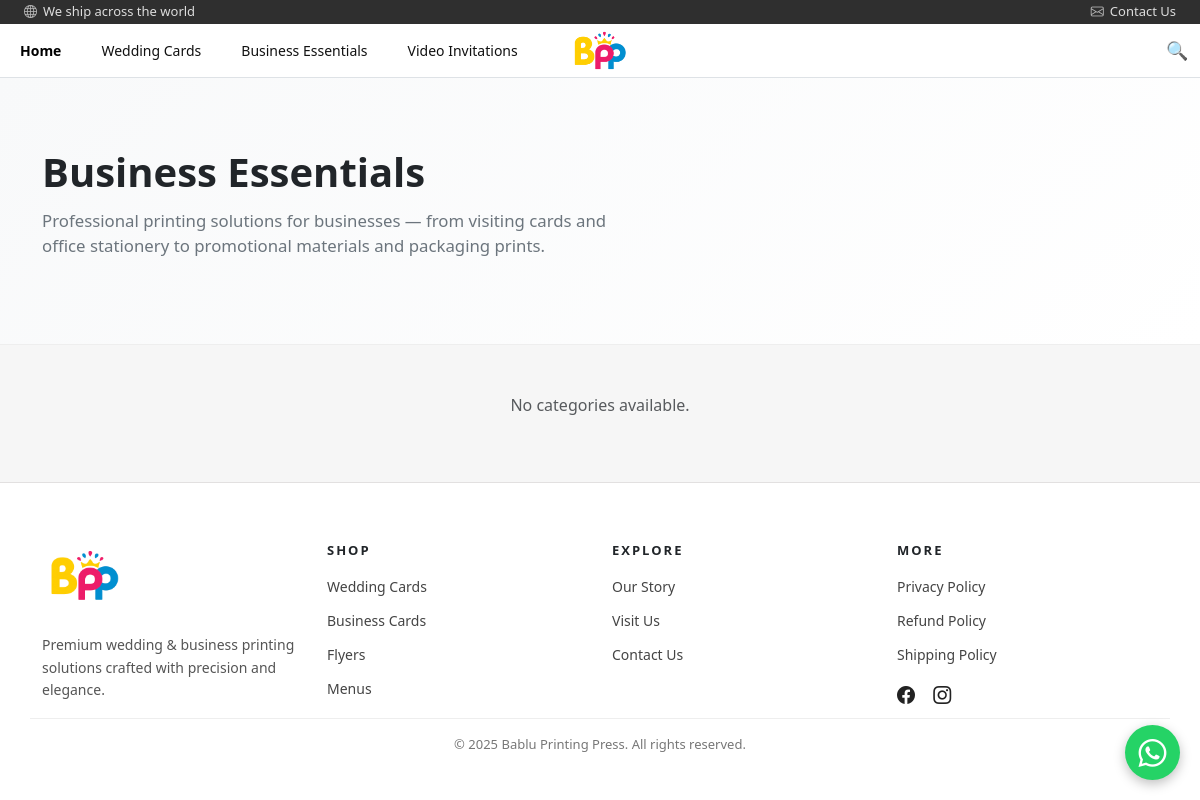
Page /catalog/business-essentials/ on the earlier database version.
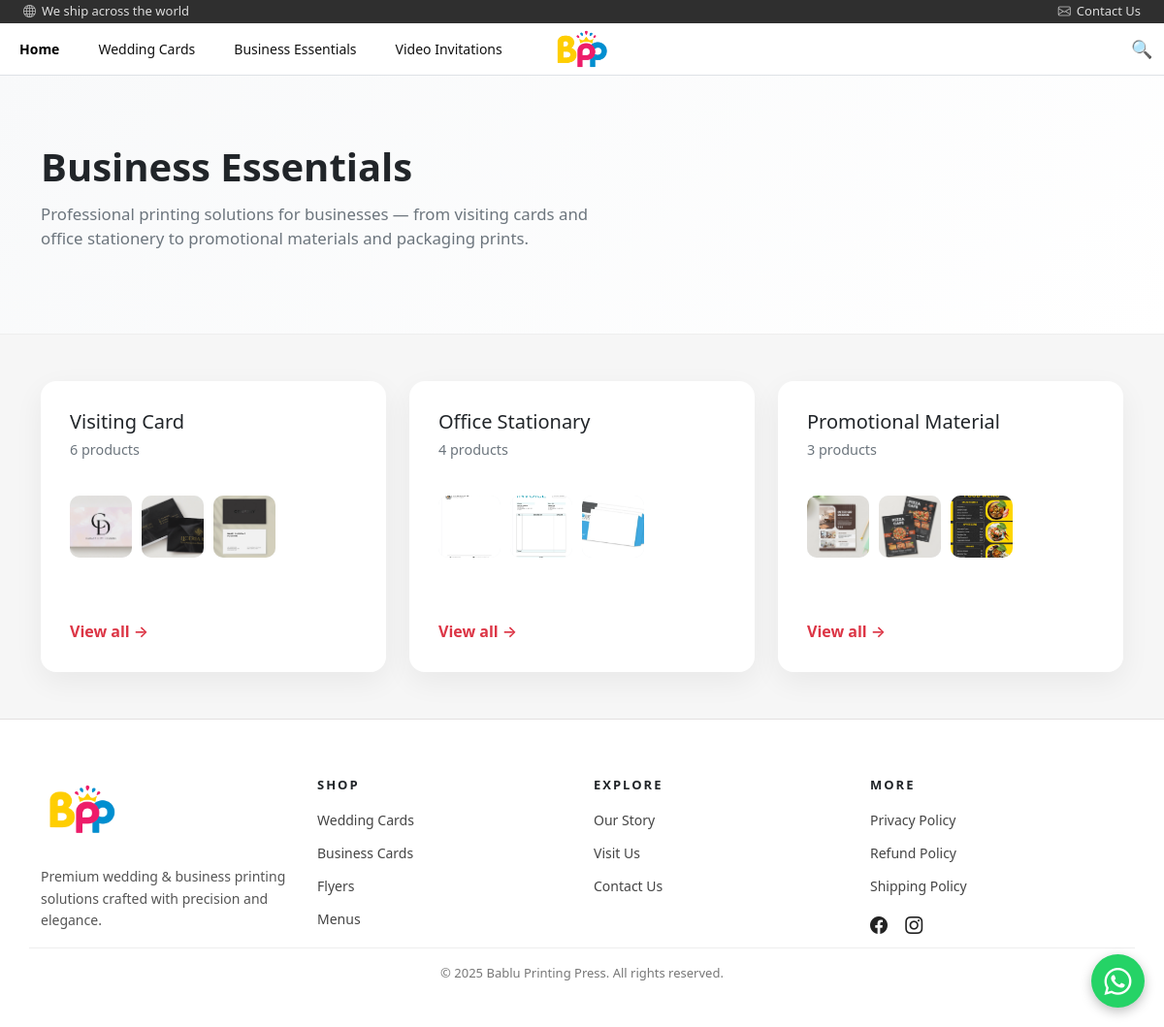
Same page on the later database version.
### catalog/models.py (models this page shows, shortened)
class Category(models.Model):
    name = models.CharField(max_length=100)
    slug = models.SlugField(unique=True)
    parent = models.ForeignKey(
        "self",
        on_delete=models.CASCADE,
        null=True,
        blank=True,
        related_name="children"
    )
    is_active = models.BooleanField(default=True)
    class Meta:
        verbose_name_plural = "Categories"

class Product(models.Model):
    category = models.ForeignKey(
        Category,
        on_delete=models.CASCADE,
        related_name="products"
    )
    name = models.CharField(max_length=150)
    slug = models.SlugField(unique=True)
    description = models.TextField(blank=True)
    starting_price = models.DecimalField(
        max_digits=10,
        decimal_places=2,
        null=True,
        blank=True,
        help_text="Starting price (e.g. 1500.00)"
    )
    price_note = models.CharField(
        max_length=100,
        blank=True,
        help_text="e.g. 'Starting from', 'Approx price', 'Per 100 cards'"
    )
    is_active = models.BooleanField(default=True)
    created_at = models.DateTimeField(auto_now_add=True)

class ProductImage(models.Model):
    product = models.ForeignKey(
        Product,
        on_delete=models.CASCADE,
        related_name="images"
    )
    image = models.ImageField(upload_to="products/images/")
    is_primary = models.BooleanField(default=False)

### catalog/views.py (the view)
# urls.py: path("business-essentials/", views.business_essentials, name="business_essentials"),
def business_essentials(request):
    parent = Category.objects.filter(
        parent__isnull=True,
        is_active=True
    ).filter(
        Q(slug__icontains='business') | Q(name__icontains='business')
    ).first()
    if parent:
        business_categories = parent.children.filter(is_active=True).prefetch_related('products__images')
    else:
        business_categories = []
    return render(request, "business_essentials.html", {
        "business_categories": business_categories,
    })

### catalog/templates/business_essentials.html (shortened to what this page needs)
{% extends "base.html" %}
{% load static %}
{% block content %}
<section class="business-hero">
    <div class="container">
        <div class="row">
            <div class="col-lg-7">
                <h1>Business Essentials</h1>
                <p>
                    Professional printing solutions for businesses — from visiting cards
                    and office stationery to promotional materials and packaging prints.
                </p>
            </div>
        </div>
    </div>
</section>
<section class="py-5">
    <div class="container">
        <div class="row g-4">
            {% for category in business_categories %}
            <div class="col-sm-6 col-lg-4">
                {% if category.parent %}
                <a href="{% url 'catalog:product_list' category.parent.slug category.slug %}" class="text-decoration-none">
                {% else %}
                <a href="{% url 'catalog:subcategory_list' category.slug %}" class="text-decoration-none">
                {% endif %}
                    <div class="business-category-card">
                        <div class="mb-3">
                            <h3 class="mb-1">{{ category.name }}</h3>
                            <span class="category-count">
                                {{ category.products.count }} products
                            </span>
                        </div>
                        <div class="category-preview-images">
                            {% for product in category.products.all|slice:":3" %}
                                {% with product.images.first as img %}
                                    {% if img %}
                                        <img src="{{ img.image.url }}" alt="{{ product.name }}">
                                    {% else %}
                                        <div class="category-preview-placeholder">
                                            {{ product.name|slice:":1" }}
                                        </div>
                                    {% endif %}
                                {% endwith %}
                            {% empty %}
                                <div class="text-muted small">No products yet</div>
                            {% endfor %}
                        </div>
                        <div class="category-action">
                            View all →
                        </div>
                    </div>
                </a>
            </div>
            {% empty %}
            <div class="col-12 text-center text-muted">
                No categories available.
            </div>
            {% endfor %}
        </div>
    </div>
</section>
{% endblock %}

### BabluPrintingPress/templates/base.html (shortened to what this page needs)
<!DOCTYPE html>
<html lang="en">
<head>
  {% load static %}
  <link rel="stylesheet" href="{% static 'css/style.css' %}">
  <link href="https://cdn.jsdelivr.net/npm/bootstrap@5.3.2/dist/css/bootstrap.min.css" rel="stylesheet">
  <link href="https://cdn.jsdelivr.net/npm/bootstrap-icons@1.11.1/font/bootstrap-icons.css" rel="stylesheet">
</head>
<body>
  <div class="page-wrapper">
  <div class="top-header">
  <div class="container-fluid px-4 d-flex justify-content-between align-items-center">
    <span class="top-left">
      <i class="bi bi-globe"></i>
      We ship across the world
    </span>
    <a href="/contact/" class="top-right">
      <i class="bi bi-envelope"></i>
      Contact Us
    </a>
  </div>
</div>
<nav class="navbar navbar-expand-lg navbar-light bg-white border-bottom animated-navbar">
  <div class="container-fluid d-flex align-items-center">
    <ul class="navbar-nav flex-row fw-medium" style="flex: 1; gap: 1.5rem;">
      <li class="nav-item">
        <a class="nav-link active" href="/">Home</a>
      </li>
      <li class="nav-item">
        <a class="nav-link" href="/catalog/wedding-cards/">Wedding Cards</a>
      </li>
      <li class="nav-item">
        <a class="nav-link" href="/catalog/business-essentials/">Business Essentials</a>
      </li>
      <li class="nav-item">
          <a class="nav-link" href="/catalog/video-invitations/">Video Invitations</a>
      </li>
    </ul>
    <a class="navbar-brand position-absolute start-50 translate-middle-x" href="/">
      <img src="{% static 'logo.png' %}" alt="Bablu Printing Press" height="65">
    </a>
    <div class="d-flex align-items-center gap-3" style="flex: 1; justify-content: flex-end;">
      <span class="nav-icon">&#128269;</span>
    </div>
  </div>
</nav>
  <main class="page-content">
    {% block content %}
    {% endblock content %}
    <a
      href="https://wa.me/919417044419?text=Hello%20Bablu%20Printing%20Press,%20I%20would%20like%20to%20enquire."
      class="whatsapp-float"
      target="_blank"
      aria-label="Chat on WhatsApp"
    >
      <i class="bi bi-whatsapp"></i>
    </a>
  </main>
<footer class="lux-footer">
  <div class="container footer-container">
    <div class="row footer-main">
      <div class="col-md-3 footer-brand">
        <img src="{% static 'logo.png' %}" height="85" class="mb-3">
        <p class="footer-desc">
          Premium wedding & business printing solutions crafted with precision
          and elegance.
        </p>
      </div>
      <div class="col-md-3">
        <h6 class="footer-heading">SHOP</h6>
        <ul class="footer-list">
          <li><a href="#">Wedding Cards</a></li>
          <li><a href="#">Business Cards</a></li>
          <li><a href="#">Flyers</a></li>
          <li><a href="#">Menus</a></li>
        </ul>
      </div>
      <div class="col-md-3">
        <h6 class="footer-heading">EXPLORE</h6>
        <ul class="footer-list">
          <li><a href="/our-story/">Our Story</a></li>
          <li><a href="/visit-us/">Visit Us</a></li>
          <li><a href="/contact/">Contact Us</a></li>
        </ul>
      </div>
      <div class="col-md-3">
        <h6 class="footer-heading">MORE</h6>
        <ul class="footer-list">
          <li><a href="/privacy-policy/">Privacy Policy</a></li>
          <li><a href="/refund-policy/">Refund Policy</a></li>
          <li><a href="/shipping-policy/">Shipping Policy</a></li>
        </ul>
        <div class="footer-social mt-3">
          <a href="https://www.facebook.com/sukhwinder.bablu.77" target="_blank" aria-label="Facebook">
            <i class="bi bi-facebook"></i>
          </a>
          <a href="https://www.instagram.com/babluprintingpress/" target="_blank" aria-label="Instagram">
            <i class="bi bi-instagram"></i>
          </a>
        </div>
    </div>
    <div class="footer-bottom">
      © 2025 Bablu Printing Press. All rights reserved.
    </div>
  </div>
  </footer>
  </div>
</body>
</html>

### BabluPrintingPress/static/css/style.css (style rules this page uses)
html, body { height:100%; margin:0; }
.page-wrapper { min-height:100vh; display:flex; flex-direction:column; }
.animated-navbar { position: static; top: auto; left: auto; width: 100%; z-index: 1050; background: #fff; padding: 12px 0; }
.page-content { flex:1; }
.navbar .nav-link { font-size: 14px; color: #111; }
.navbar .nav-link.active { font-weight: 600; }
.nav-icon { font-size: 18px; cursor: pointer; color: #111; }
.top-header { background:#2f2f2f; color:#ddd; font-size:13px; height:24px; display:flex; align-items:center; }
.top-left, .top-right { display:flex; align-items:center; gap:6px; }
.top-left i, .top-right i { font-size:13px; opacity:0.8; }
.top-right { color:#ddd; text-decoration:none; font-weight:500; }
.lux-footer { border-top:1.5px solid #e2e0e0; }
.footer-main { padding:50px 0 30px; }
.footer-heading { font-size:13px; letter-spacing:2px; font-weight:600; margin-bottom:15px; margin-top:10px; }
.footer-list { list-style:none; padding:0; margin:0; }
.footer-list li { margin-bottom:10px; }
.footer-list a { font-size:14px; color:#444; text-decoration:none; }
.footer-desc { font-size:14px; color:#555; max-width:260px; line-height:1.6; }
.footer-social a { display: inline-flex; align-items: center; justify-content: center; margin-right: 14px; font-size: 18px; color: #222; text-decoration: none; transition: color 0.2s ease, transform 0.2s ease; }
.footer-bottom { margin-top:25px; padding:16px 0; font-size:13px; color:#777; text-align:center; border-top:1px solid #eee; }
main { background-color:rgb(246, 246, 246); }
.whatsapp-float { position: fixed; bottom: 20px; right: 20px; width: 55px; height: 55px; background-color: #25D366; color: #fff; border-radius: 50%; display: flex; align-items: center; justify-content: center; font-size: 28px; box-shadow: 0 4px 12px rgba(0,0,0,0.25); z-index: 9999; text-decoration: none; transition: transform 0.2s ease, box-shadow 0.2s ease; }
body { margin: 0; font-family: 'Segoe UI', sans-serif; background: #ffffff; color: #333; }
.business-hero { background: linear-gradient(135deg, #f8f9fa, #ffffff); padding: 70px 0; border-bottom: 1px solid #eee; }
.business-hero h1 { font-weight: 700; margin-bottom: 12px; }
.business-hero p { color: #6c757d; font-size: 1.05rem; max-width: 600px; }
.business-category-card { height: 100%; padding: 30px; border-radius: 16px; background: #ffffff; box-shadow: 0 10px 30px rgba(0,0,0,0.06); display: flex; flex-direction: column; justify-content: space-between; transition: transform .25s ease, box-shadow .25s ease; }
.business-category-card h3 { font-size: 1.25rem; margin-bottom: 6px; color: #212529; }
.business-category-card span { color: #6c757d; font-size: .9rem; }
.business-category-card .category-action { margin-top: 25px; font-weight: 600; color: #dc3545; }
.category-preview-images { display: flex; gap: 10px; margin-bottom: 20px; }
.category-preview-images img, .category-preview-placeholder { width: 64px; height: 64px; border-radius: 10px; object-fit: cover; background: #f1f3f5; display: flex; align-items: center; justify-content: center; font-weight: 600; color: #6c757d; font-size: 1.1rem; }
.category-count { font-size: .9rem; color: #6c757d; }
.business-category-card { min-height: 300px; }

Differences in the rows shown:
added Category: name "Visiting Card", products.count "6"
added Product: images.first.image (picture), shown under "Visiting Card"
added Product: images.first.image (picture), shown under "Visiting Card"
added Product: images.first.image (picture), shown under "Visiting Card"
added Category: name "Office Stationary", products.count "4"
added Product: images.first.image (picture), shown under "Office Stationary"
added Product: images.first.image (picture), shown under "Office Stationary"
added Product: images.first.image (picture), shown under "Office Stationary"
added Category: name "Promotional Material", products.count "3"
added Product: images.first.image (picture), shown under "Promotional Material"
added Product: images.first.image (picture), shown under "Promotional Material"
added Product: images.first.image (picture), shown under "Promotional Material"
Other differences:
text no longer shown: "No categories available."
